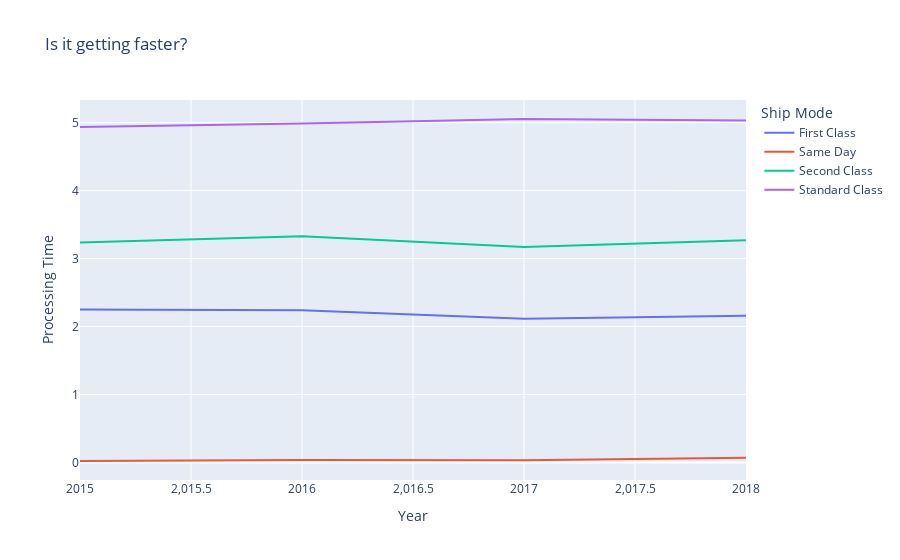

Notebook source saved alongside this figure:
### Code cell
fig = px.line(yoy_performance, x='Year', y='Processing Time', color= 'Ship Mode', title= 'Is it getting faster?')
fig.show()

### Figure 1 — Plotly figure (JSON) as saved in the notebook; plotly's stock layout.template omitted (floating-point values rounded to 4 significant figures)
{"data": [{"hovertemplate": "Ship Mode=First Class<br>Year=%{x}<br>Processing Time=%{y}<extra></extra>", "legendgroup": "First Class", "line": {"color": "#636efa", "dash": "solid"}, "mode": "lines", "name": "First Class", "orientation": "v", "showlegend": true, "type": "scatter", "x": [2015, 2016, 2017, 2018], "xaxis": "x", "y": [2.252, 2.239, 2.115, 2.157], "yaxis": "y"}, {"hovertemplate": "Ship Mode=Same Day<br>Year=%{x}<br>Processing Time=%{y}<extra></extra>", "legendgroup": "Same Day", "line": {"color": "#EF553B", "dash": "solid"}, "mode": "lines", "name": "Same Day", "orientation": "v", "showlegend": true, "type": "scatter", "x": [2015, 2016, 2017, 2018], "xaxis": "x", "y": [0.02222, 0.03704, 0.03205, 0.07065], "yaxis": "y"}, {"hovertemplate": "Ship Mode=Second Class<br>Year=%{x}<br>Processing Time=%{y}<extra></extra>", "legendgroup": "Second Class", "line": {"color": "#00cc96", "dash": "solid"}, "mode": "lines", "name": "Second Class", "orientation": "v", "showlegend": true, "type": "scatter", "x": [2015, 2016, 2017, 2018], "xaxis": "x", "y": [3.235, 3.328, 3.169, 3.268], "yaxis": "y"}, {"hovertemplate": "Ship Mode=Standard Class<br>Year=%{x}<br>Processing Time=%{y}<extra></extra>", "legendgroup": "Standard Class", "line": {"color": "#ab63fa", "dash": "solid"}, "mode": "lines", "name": "Standard Class", "orientation": "v", "showlegend": true, "type": "scatter", "x": [2015, 2016, 2017, 2018], "xaxis": "x", "y": [4.935, 4.988, 5.053, 5.033], "yaxis": "y"}], "layout": {"legend": {"title": {"text": "Ship Mode"}, "tracegroupgap": 0}, "title": {"text": "Is it getting faster?"}, "xaxis": {"anchor": "y", "domain": [0, 1], "title": {"text": "Year"}}, "yaxis": {"anchor": "x", "domain": [0, 1], "title": {"text": "Processing Time"}}}}
